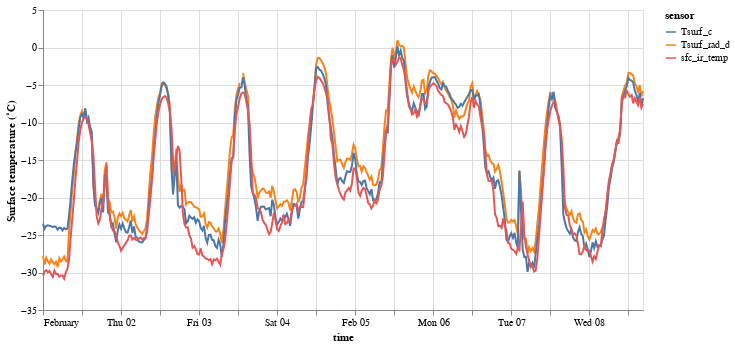

The notebook cell this image was saved under:
### Code cell
alt.Chart(src.reset_index()).transform_fold(
    ['Tsurf_rad_d', 'Tsurf_c', 'sfc_ir_temp']
).mark_line().encode(
    alt.X("time:T"),
    alt.Y("value:Q").title('Surface temperature (˚C)'),
    alt.Color("key:N").title("sensor")
).properties(width = 600).display(renderer='svg')

### Figure 1 — Vega-Lite specification as saved in the notebook (floating-point values rounded to 4 significant figures; data arrays with more than 128 entries replaced by an {"elided": "..."} marker saying what was removed)
{"config": {"view": {"continuousWidth": 300, "continuousHeight": 300}}, "data": {"name": "data-e30ab7027d8993f50ee5f3692d515067"}, "mark": {"type": "line"}, "encoding": {"color": {"field": "key", "title": "sensor", "type": "nominal"}, "x": {"field": "time", "type": "temporal"}, "y": {"field": "value", "title": "Surface temperature (˚C)", "type": "quantitative"}}, "transform": [{"fold": ["Tsurf_rad_d", "Tsurf_c", "sfc_ir_temp"]}], "width": 600, "$schema": "https://vega.github.io/schema/vega-lite/v5.8.0.json", "datasets": {"data-e30ab7027d8993f50ee5f3692d515067": {"elided": "370 records"}}}
